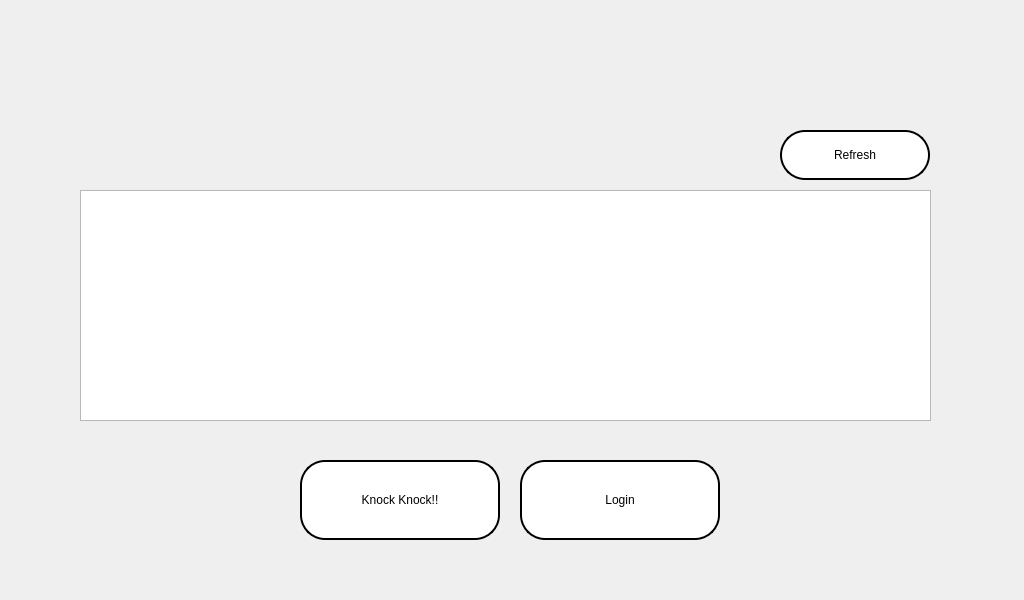
<?xml version="1.0" encoding="UTF-8"?>
<ui version="4.0">
 <class>Form</class>
 <widget class="QWidget" name="Form">
  <property name="geometry">
   <rect>
    <x>0</x>
    <y>0</y>
    <width>1024</width>
    <height>600</height>
   </rect>
  </property>
  <property name="minimumSize">
   <size>
    <width>1024</width>
    <height>600</height>
   </size>
  </property>
  <property name="maximumSize">
   <size>
    <width>1024</width>
    <height>600</height>
   </size>
  </property>
  <property name="windowTitle">
   <string>Form</string>
  </property>
  <property name="styleSheet">
   <string notr="true">QWidget#Form{
	border-image: url(:/login/main.jpg);
}</string>
  </property>
  <widget class="QTextEdit" name="textEdit">
   <property name="geometry">
    <rect>
     <x>80</x>
     <y>190</y>
     <width>851</width>
     <height>231</height>
    </rect>
   </property>
   <property name="styleSheet">
    <string notr="true">font: 75 22pt &quot;MS Shell Dlg 2&quot;;</string>
   </property>
  </widget>
  <widget class="QPushButton" name="pushButton_4">
   <property name="geometry">
    <rect>
     <x>300</x>
     <y>460</y>
     <width>200</width>
     <height>80</height>
    </rect>
   </property>
   <property name="styleSheet">
    <string notr="true">QPushButton {	
	
	background-color: rgb(255, 255, 255);
	font: 16pt &quot;MV Boli&quot;;
    border-radius: 25px; 
	color: rgb(0, 0, 0);
    border: 2px solid rgb(0,0,0);

}
QPushButton:hover {
	
	background-color: rgb(0, 0, 0);
	color: rgb(255, 255, 255);
    border: 2px solid rgb(255,255,255);
  

}
QPushButton:pressed{
	background-color: rgb(255, 255, 255);
	color: rgb(0, 0, 0);
	border-color: rgb(255, 255, 255);
    border: 2px solid rgb(0,0,0);
}
</string>
   </property>
   <property name="text">
    <string>Knock Knock!!</string>
   </property>
  </widget>
  <widget class="QPushButton" name="diaplay_login">
   <property name="geometry">
    <rect>
     <x>520</x>
     <y>460</y>
     <width>200</width>
     <height>80</height>
    </rect>
   </property>
   <property name="styleSheet">
    <string notr="true">QPushButton {	
	
	background-color: rgb(255, 255, 255);
	font: 16pt &quot;MV Boli&quot;;
    border-radius: 25px; 
	color: rgb(0, 0, 0);
    border: 2px solid rgb(0,0,0);

}
QPushButton:hover {
	
	background-color: rgb(0, 0, 0);
	color: rgb(255, 255, 255);
    border: 2px solid rgb(255,255,255);
  

}
QPushButton:pressed{
	background-color: rgb(255, 255, 255);
	color: rgb(0, 0, 0);
	border-color: rgb(255, 255, 255);
    border: 2px solid rgb(0,0,0);
}
</string>
   </property>
   <property name="text">
    <string>Login</string>
   </property>
   <property name="checkable">
    <bool>false</bool>
   </property>
  </widget>
  <widget class="QPushButton" name="pushButton">
   <property name="geometry">
    <rect>
     <x>780</x>
     <y>130</y>
     <width>150</width>
     <height>50</height>
    </rect>
   </property>
   <property name="styleSheet">
    <string notr="true">QPushButton {	
	
	background-color: rgb(255, 255, 255);
	font: 12pt &quot;MV Boli&quot;;
    border-radius: 25px; 
	color: rgb(0, 0, 0);
    border: 2px solid rgb(0,0,0);

}
QPushButton:hover {
	
	background-color: rgb(0, 0, 0);
	color: rgb(255, 255, 255);
    border: 2px solid rgb(255,255,255);
  

}
QPushButton:pressed{
	background-color: rgb(255, 255, 255);
	color: rgb(0, 0, 0);
	border-color: rgb(255, 255, 255);
    border: 2px solid rgb(0,0,0);
}
</string>
   </property>
   <property name="text">
    <string>Refresh</string>
   </property>
  </widget>
 </widget>
 <resources>
  <include location="../images/image.qrc"/>
 </resources>
 <connections>
  <connection>
   <sender>diaplay_login</sender>
   <signal>clicked()</signal>
   <receiver>Form</receiver>
   <slot>show_login_GUI()</slot>
   <hints>
    <hint type="sourcelabel">
     <x>612</x>
     <y>466</y>
    </hint>
    <hint type="destinationlabel">
     <x>607</x>
     <y>724</y>
    </hint>
   </hints>
  </connection>
  <connection>
   <sender>pushButton_4</sender>
   <signal>clicked()</signal>
   <receiver>Form</receiver>
   <slot>image()</slot>
   <hints>
    <hint type="sourcelabel">
     <x>406</x>
     <y>464</y>
    </hint>
    <hint type="destinationlabel">
     <x>403</x>
     <y>683</y>
    </hint>
   </hints>
  </connection>
  <connection>
   <sender>pushButton</sender>
   <signal>clicked()</signal>
   <receiver>Form</receiver>
   <slot>refresh_msgs()</slot>
   <hints>
    <hint type="sourcelabel">
     <x>856</x>
     <y>138</y>
    </hint>
    <hint type="destinationlabel">
     <x>829</x>
     <y>-53</y>
    </hint>
   </hints>
  </connection>
 </connections>
 <slots>
  <slot>show_login_GUI()</slot>
  <slot>image()</slot>
  <slot>refresh_msgs()</slot>
 </slots>
</ui>
